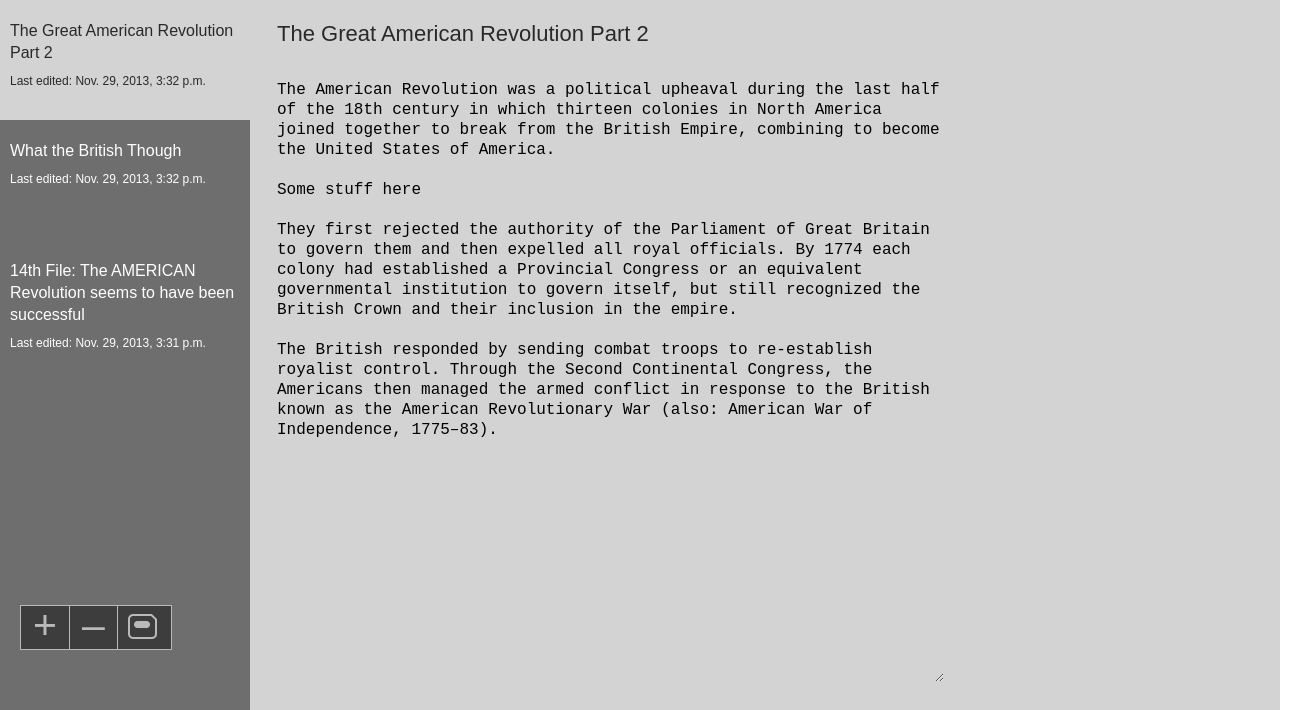
/, run on an earlier commit of the app's database.
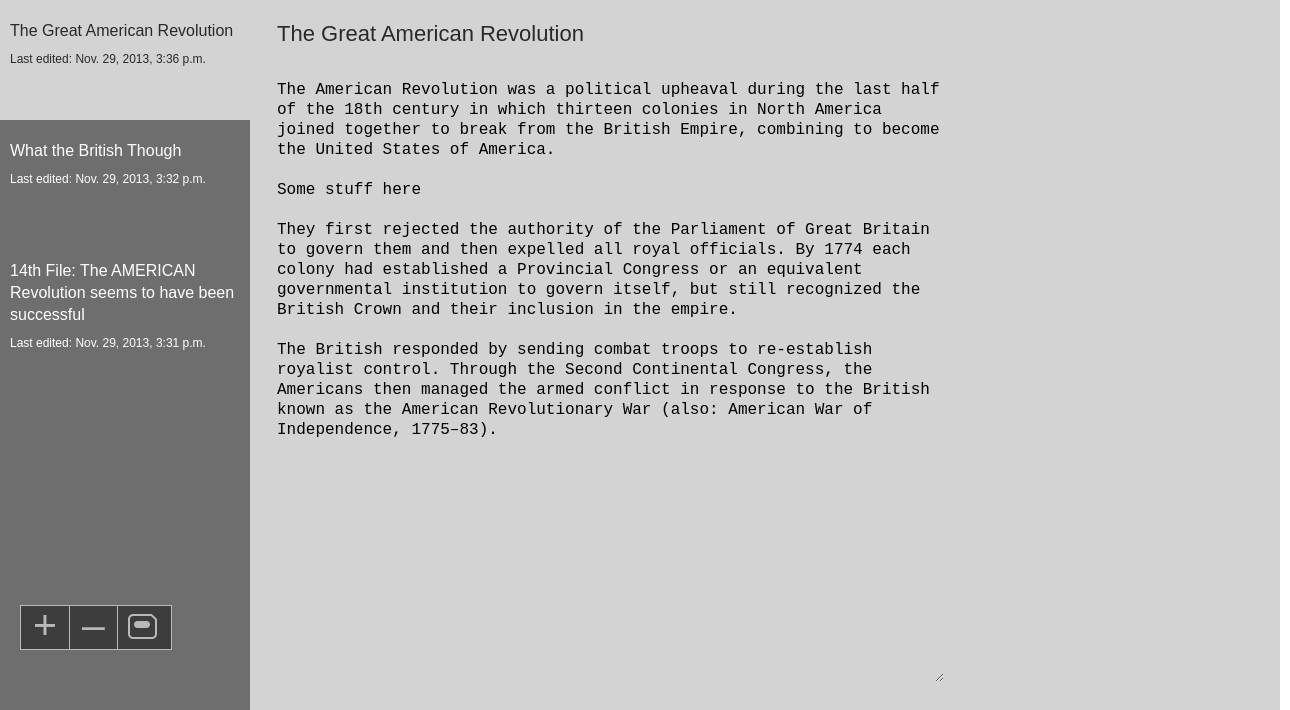
And on a later commit of the database.
### notes/models.py (models this page shows, shortened)
class Note(models.Model):
	title = models.CharField(max_length=100)
	content = models.TextField()
	first_published_date = models.DateTimeField(auto_now=True)
	last_update_date = models.DateTimeField(auto_now=True)

### notes/views.py (the view)
# urls.py: url(r'^$', views.index, name='index'),
def index(request):
	"""Lists all of the Notes in the Database"""
	list_of_notes = Note.objects.all().order_by('-last_update_date')
	template = 'notes/base.html'
	target = list_of_notes[0]
	noteid = list_of_notes[0].id
	form = NotesForm(initial={'title': target.title, 'content': target.content})
	context = {'list_of_notes': list_of_notes, 'target': target, 'form':form, 'noteid': noteid}
	return render(request, template, context)

### notes/views.py
class NotesForm(forms.Form):
    title = forms.CharField(max_length=150)
    content = forms.CharField(widget=forms.Textarea(attrs={'rows':30, 'cols':65}))
    noteid = forms.CharField()

### notes/templates/notes/base.html (shortened to what this page needs)
<!DOCTYPE html>
 <html class="no-js">
    <head>
        {% load staticfiles %}
        <link rel="stylesheet" type="text/css" href="{% static 'notes/style.css' %}" />
    </head>
    <body>
        <div class="main_container">
            {% if not deleted %}
                <form action="/update/" method="post">{% csrf_token %}
            {% else %}
                <form method="post" action="javascript:;">
            {% endif %}
            <section class="notes_list">
                {% block empty %}
                    {% if list_of_notes %}
                        {% for note in list_of_notes %}
                            <a href="{% url 'notes:read' note_id=note.id %}">
                                <div class="note_selector {% if note.id == target.id %} selected {% endif %}">
                                <h2>{{ note.title }}</h2>
                                <p>Last edited: {{ note.last_update_date }}</p>
                                </div>
                            </a>
                        {% endfor %}
                    {% endif %}
                <div class="nav_buttons">
                    <a href="{% url 'notes:create' %}">+</a>
                    <a href="{% if not deleted %}{% url 'notes:delete' note_id=target.id %}{% else %}javascript:;{% endif %}">–</a>
                    <input type="submit" value='' style="background:url({% static 'notes/savedisk.png' %}) no-repeat;">
                </div>
            </section>
            <section class="note_text">
                {% if list_of_notes %}
                    {% if newspace %}
                        <a href="javascript:;">
                            <div class="note_selector selected">
                                <h2>New note</h2>
                                <p>To be published now</p>
                            </div>
                        </a>
                    {% else %}
                        {% if deleted %}
                            <h1>Note: {{ tempid }} was deleted</h1>
                            <p>Please enter a note</p>
                        {% else %}
                            <div class="note_title">
                                {{ form.title }}
                            </div>
                            <div class="note_content">
                                {{ form.content }}
                            </div>
                           </form>
                        {% endif %}
                    {% endif %}
                {% else %}
                    <h1>Please enter a title</h1>
                    <p>Please enter a note</p>
                {% endif %}
                {% endblock empty %}
        </div>
    </body>
</html>

What changed in the data, as far as the page shows it:
removed Note: title "The Great American Revolution Part 2", last_update_date "Nov. 29, 2013, 3:32 p.m.", content "The American Revolution was a political upheaval during the last half of the 18th century in which thirteen colonies in North America joined together to break from the British Empire, combining to become the United States of America. Some stuff here They first rejected the authority of the Parliament of Great Britain to govern them and then expelled all royal officials. By 1774 each colony had established a Provincial Congress or an equivalent governmental institution to govern itself, but still recognized the British Crown and their inclusion in the empire. The British responded by sending combat troops to re-establish royalist control. Through the Second Continental Congress, the…"
added Note: title "The Great American Revolution", last_update_date "Nov. 29, 2013, 3:36 p.m.", content "The American Revolution was a political upheaval during the last half of the 18th century in which thirteen colonies in North America joined together to break from the British Empire, combining to become the United States of America. Some stuff here They first rejected the authority of the Parliament of Great Britain to govern them and then expelled all royal officials. By 1774 each colony had established a Provincial Congress or an equivalent governmental institution to govern itself, but still recognized the British Crown and their inclusion in the empire. The British responded by sending combat troops to re-establish royalist control. Through the Second Continental Congress, the…"
